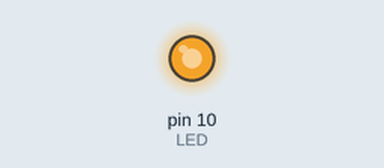
This sketch was run on a simulated Arduino Uno, built with avr-gcc and run on an emulated ATmega328P. Parts: output pins drawn as LEDs (lit = HIGH).

Above: at 0.1 s.
Timing chart, 0 to 1.6 s (numbered marks = the images above):
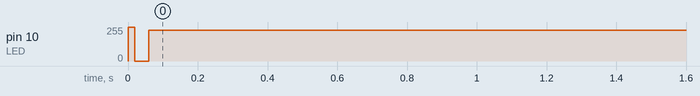

The sketch:

243_2.ino
```cpp
const int LED = 10;

void setup() {
  pinMode(LED, OUTPUT);
}

void loop() {
  digitalWrite(LED, HIGH);
  delay(9);
  digitalWrite(LED, LOW);
  delay(1);
}
```

Measured:
- by itself, pin 10 (LED): 0/255 → 230/255 at 0.00 s
